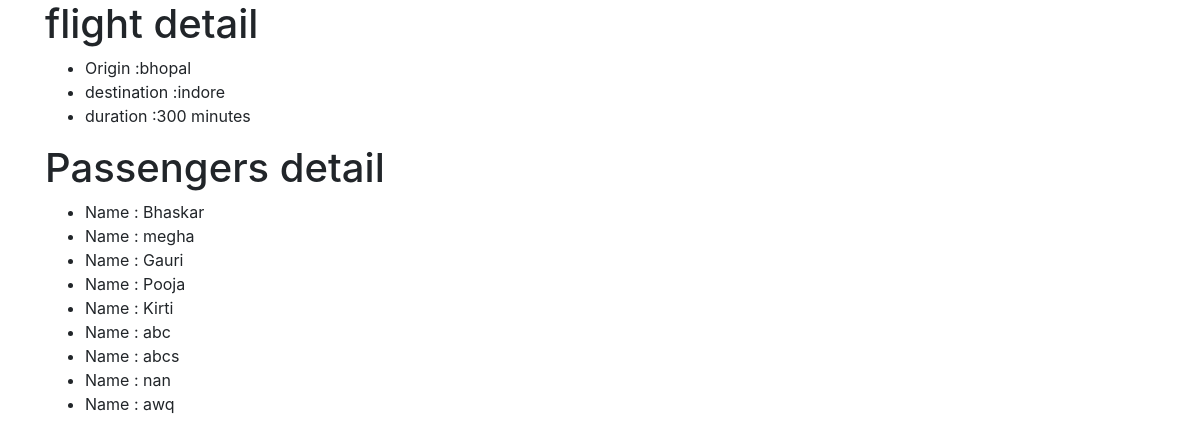
Page /flight/2 on the committed database.
### models.py (models this page shows)
class Flight(db.Model):
    __tablename__ = "flights"
    id = db.Column(db.Integer, primary_key=True)
    origin = db.Column(db.String, nullable=False)
    destination = db.Column(db.String, nullable=False)
    duration = db.Column(db.Integer, nullable=False)

### tables this page shows
CREATE TABLE 'passengers'(`id` INTEGER PRIMARY KEY AUTOINCREMENT,
`name` TEXT NOT NULL,
`flight_id` INTEGER references flights
);

### application.py (the view)
@app.route("/flight/<int:flight_id>")
def flights(flight_id):
    flight_detail = db.execute("select * from flights where id=:id",{"id":flight_id}).fetchone()
    if flight_detail is None:
        return render_template("error.html", message="Flight does not exist!!!")
    passenger_detail = db.execute("select name from passengers where flight_id=:flight_id",{"flight_id":flight_id}).fetchall()
    return render_template("flights.html", passenger_detail=passenger_detail, flight_detail=flight_detail)

### templates/flights.html (shortened to what this page needs)
{% extends "layout.html" %}
{% block body %}
<h1>flight detail</h1>
    <ul>
          <li>Origin :{{ flight_detail.origin }}</li>
          <li>destination :{{ flight_detail.destination }}</li>
          <li>duration :{{ flight_detail.duration }} minutes</li>
    </ul>
<h1>Passengers detail</h1>
    {% if passenger_detail %}
    <ul>
    {% for passenger in passenger_detail %}
    <li>Name : {{ passenger.name }}</li>
    {% endfor %}
    </ul>
    {% else %}
     <ul>
    <li>No Passenger</li>
    {% endif %}
{% endblock body %}

### rows in the picture
Flight: origin "bhopal", destination "indore", duration "300"
passengers: name "Bhaskar"
passengers: name "megha"
passengers: name "Gauri"
passengers: name "Pooja"
passengers: name "Kirti"
passengers: name "abc"
passengers: name "abcs"
passengers: name "nan"
passengers: name "awq"
